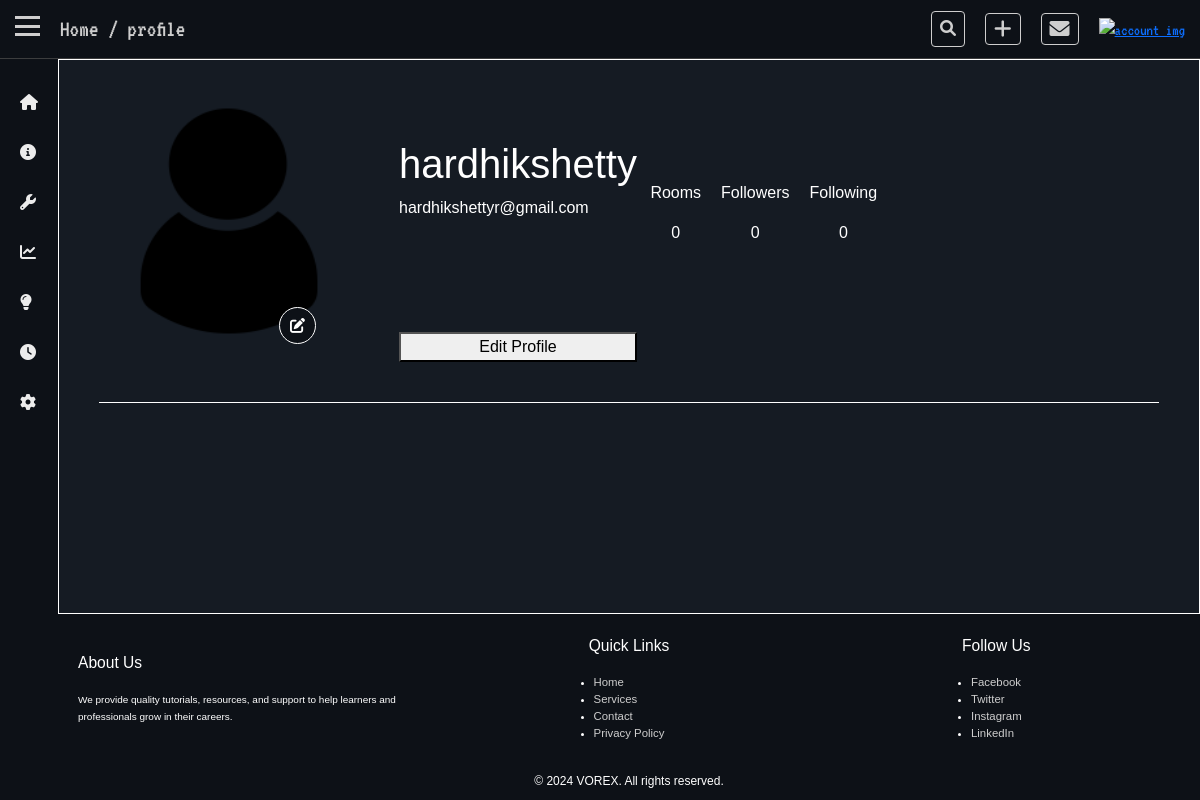
The page /profile/hardhikshetty/ (signed in) on the database as committed earlier.
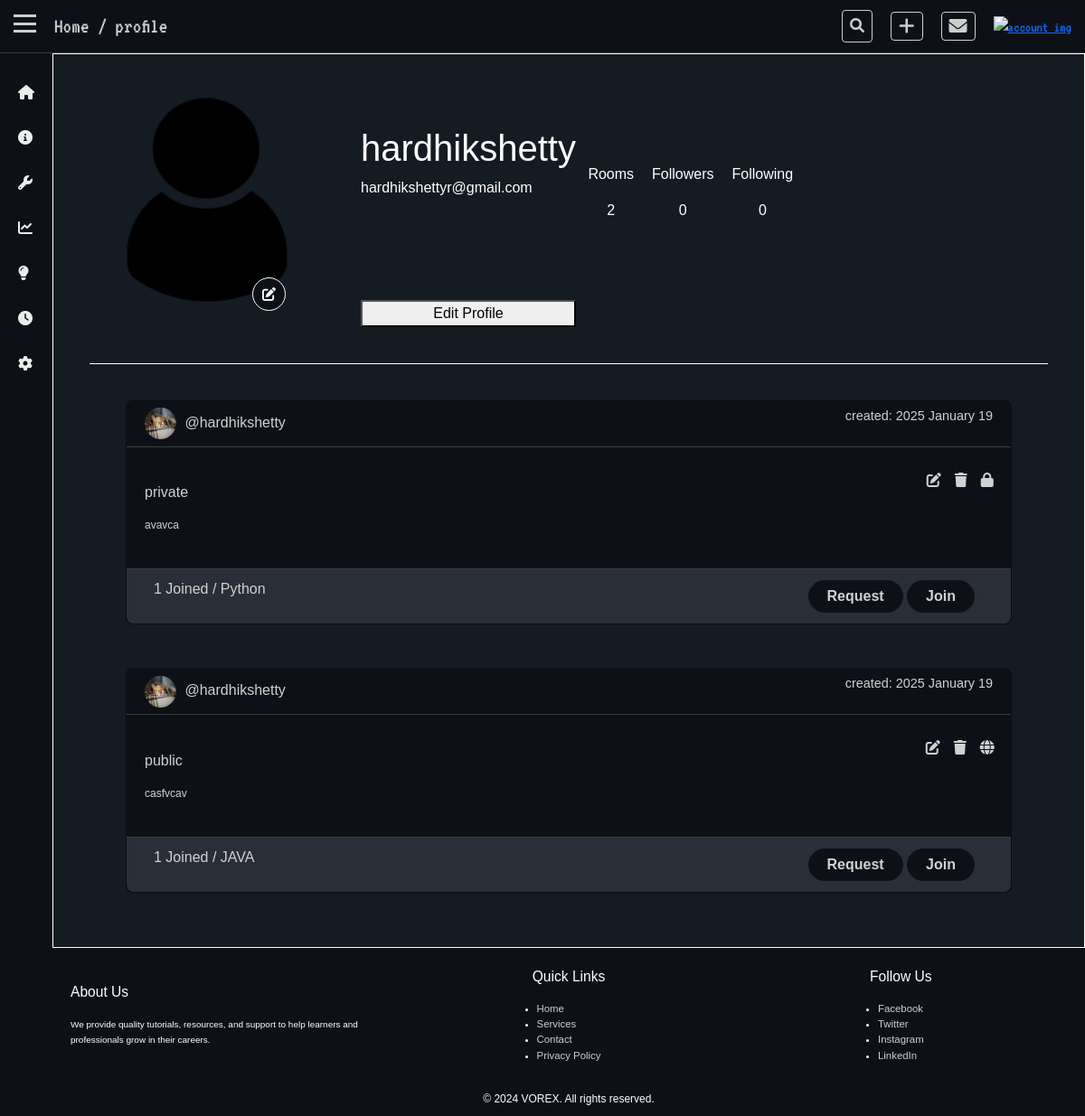
The same page on the database as committed later.
### base/models.py (models this page shows, shortened)
class UserProfile(models.Model):
    user = models.OneToOneField(User, on_delete=models.CASCADE, related_name="profile")
    profile_pic = models.ImageField(upload_to="profile_pics/", null=True, blank=True)
    created_at = models.DateTimeField(auto_now_add=True)
    updated_at = models.DateTimeField(auto_now=True)
    rooms = models.ManyToManyField(Room, related_name="rooms")
    study_materials = models.ManyToManyField(StudyMaterials, related_name="study_materials")
    bio = models.TextField(blank=True, null=True, max_length=100)
    followers = models.ManyToManyField(User, related_name="followers")
    following = models.ManyToManyField(User, related_name="following")

class Room(models.Model):
    created_by = models.ForeignKey(User, on_delete=models.CASCADE,related_name="rooms",null=True)
    name = models.CharField(max_length=50)
    tags = models.ManyToManyField(Tag, related_name="rooms")
    description = models.TextField(blank=True, null=True)
    created_at = models.DateTimeField(auto_now_add=True)
    updated_at = models.DateTimeField(auto_now=True)
    is_private = models.BooleanField(default=False)
    members_count = models.ManyToManyField(User, related_name="member_count")
    def member_count(self):
        return self.members_count.count()

class Tag(models.Model):
    name = models.CharField(max_length=500, unique=True)

### base/views.py (the view)
# urls.py: path('profile/<str:user_tag>/',views.profile, name='Profile'),
@login_required(login_url='User_login')
def profile(request, user_tag):
    user = User.objects.get(username=user_tag)
    room = Room.objects.filter(created_by=user) | Room.objects.filter(members_count=user)
    if user.username == user_tag:
        private = Room.objects.filter(is_private=True) | Room.objects.filter(is_private=False)
    if not UserProfile.objects.filter(user=user).exists():
        UserProfile.objects.create(user=user)
        profile = UserProfile.objects.get(user=user)
    else:
        profile = UserProfile.objects.get(user=user)
    context = {'user': user, 'rooms': room, 'profile': profile, 'private': private}
    return render(request, 'base/profile.html', context)

### base/templates/base/profile.html (shortened to what this page needs)
{% extends 'base.html' %} {% load static %}  {% block nav1 %}
<a href="{% url 'Profile' profile.user.username %}">/ profile</a>
{% endblock %} {% block link %}
<link rel="stylesheet" href="{% static 'css/profile.css' %}" />
{% endblock %} {% block content %}
<div class="profile-container">
  <div class="profile-container-top">
    <div class="profile-container-top-left">
      {% if profile.profile_pic %}
      <img src="{{profile.profile_pic.url}}" alt="profile pic" />
      {% else %}
      <img src="{% static 'assets/default.png' %}" alt="profile pic" />
      {% endif %}
    </div>
    {% if request.user == profile.user %}
    <i class="fa-solid fa-pen-to-square" onclick="updateProfile()"></i>
    {% endif %}
    <div class="profile-container-top-mid">
      <div class="username">
        <h1>{{ profile.user.username }}</h1>
        <p>{{ profile.user.email }}</p>
      </div>
      <div class="bio">
      </div>
      {% if request.user == profile.user %}
      <button onclick="editProfile()">Edit Profile</button>
      {% endif %}
    </div>
    <div class="profile-container-top-right">
      <div class="profile-container-top-right-top">
        <p>Rooms</p>
        <p>{{ profile.user.rooms.count }}</p>
      </div>
      <div class="profile-container-top-right-mid">
        <p>Followers</p>
        <p>{{ profile.user.followers.count }}</p>
      </div>
      <div class="profile-container-top-right-bottom">
        <p>Following</p>
        <p>{{ profile.user.following.count }}</p>
      </div>
    </div>
  </div>
  <div class="profile-container-mid">
    <div class="row g-5">
      {% for room in rooms %}
      <div class="col-md-6 col-lg-12 col-md-12">
        <div class="card">
          <div class="card-top">
            <div class="card-top-left">
              <img src="{% static 'assets/2019_07_29_77135_1564383613._large.jpg' %}" alt="" />
              <a href="{% url 'Profile' room.created_by.username %}">@{{room.created_by.username}}</a>
            </div>
            <p>created: {{room.created_at|date:"Y F j"}}</p>
          </div>
          <div class="card-mid">
            <div class="card-mid-left">
              <a href="{% url 'Rooms' room.name %}">{{room.name}}</a>
              <small>{{room.description}}</small>
            </div>
            <div class="card-mid-right">
              {% if room.created_by == user %}
              <a href="{% url 'Edit-room' room.name %}"><i class="fa-solid fa-pen-to-square"></i></a>
              <a href="{% url 'Delete-room' room.name %}"><i class="fa-solid fa-trash"></i></a>
              {% endif %} {% if room.is_private %}
              <div class="card-mid-right-gobal">
                <i class="fa-solid fa-lock"></i>
              </div>
              {% else %}
              <div class="card-mid-right-gobal">
                <i class="fa-solid fa-globe"></i>
              </div>
              {% endif %}
            </div>
          </div>
          <div class="card-bottom">
            <p>
              {{room.member_count}} Joined / {% for tag in room.tags.all %}
              <a href="{% url 'Tag' tag.name %}">{{ tag.name }}</a>
              {% endfor %}
            </p>
            <div class="card-bottom-right">
              {% if not rooms.created_by == user %}
              <div>
                <button>
                  <b><a href="#">Request</a></b>
                </button>
                <button>
                  <b><a href="{% url 'Join-room' room.name %}">Join</a></b>
                </button>
              </div>
              {% endif %}
            </div>
          </div>
        </div>
      </div>
      {% endfor %}
    </div>
  </div>
</div>
{% endblock %}

Rows that differ between the two databases and show on the page:
computed for UserProfile "hardhikshetty": user.rooms.count "0" → "2"
added Room: created_by.username "hardhikshetty", created_at "2025 January 19", name "private", description "avavca", is_private True (drawn), member_count "1"
now on this page (row unchanged): Tag: name "Python", shown under "hardhikshetty"
added Room: created_by.username "hardhikshetty", created_at "2025 January 19", name "public", description "casfvcav", is_private False (drawn), member_count "1"
now on this page (row unchanged): Tag: name "JAVA", shown under "hardhikshetty"
